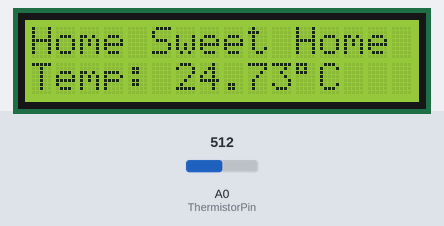
Simulated run of this sketch. Board: Arduino Uno, built with avr-gcc and run on an emulated ATmega328P. Shown: 16×2 character LCD. The test bench sets the inputs (shaded band); at power-on: A0 (ThermistorPin) = 512. What the sketch prints to the serial monitor is not drawn.

Above: at 1.2 s.
1.3 s: A0 (ThermistorPin) set to 380
At 2.2 s:
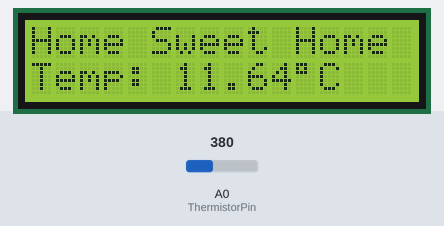
2.9 s: A0 (ThermistorPin) set to 348
At 3.6 s:
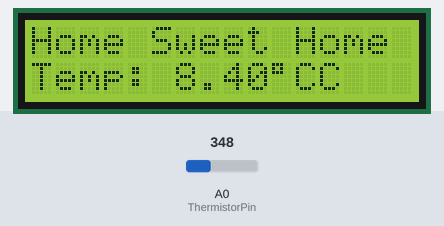
4.5 s: A0 (ThermistorPin) set to 306
At 5.9 s:
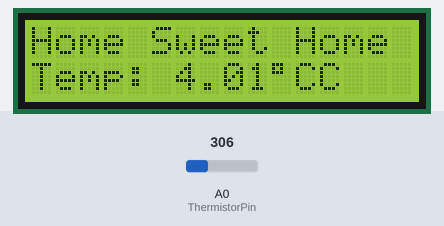
Timing chart, 0 to 7.5 s (numbered marks = the images above; inputs shaded):
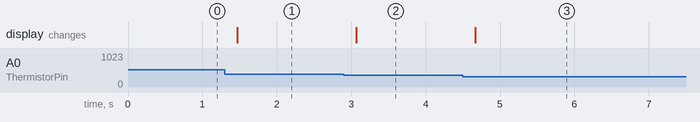

The sketch:

Thermistor_with_LCD.ino
```cpp
#include <Wire.h>
#include <LiquidCrystal_I2C.h>
// initialize the library with the numbers of the interface pins
LiquidCrystal_I2C lcd(0x27, 16, 2);
#define analogPin A0 //the thermistor attach to
#define beta 3950 //the beta of the thermistor
#define resistance 10 //the value of the pull-up resistor
int ThermistorPin = 0;
int Vo;
float R1 = 10000;
float logR2, R2, T, Tc, Tf; //value of each Temerature
float c1 = 1.009249522e-03, c2 = 2.378405444e-04, c3 = 2.019202697e-07;

void setup()
{
  // set up the LCD's number of columns and rows:
  lcd.begin();
  lcd.backlight(); //open the backlight
  Serial.begin(9600);
}
void Drive(float Tc){
  if (Tc > 30.00) {
   //mortor on

  }
  else {
    //motor off

  }
}
void loop()
{
  Vo = analogRead(ThermistorPin);
  R2 = R1 * (1023.0 / (float)Vo - 1.0);
  logR2 = log(R2);
  T = (1.0 / (c1 + c2*logR2 + c3*logR2*logR2*logR2));
  Tc = T - 273.15;
  Tf = (Tc * 9.0)/ 5.0 + 32.0;
  Serial.print("Centigrade ");
  Serial.println(Tc);
  Serial.print("Fahrenheit ");
  Serial.println(Tf);
  Serial.println("");
  // Print a message of "Temp: "to the LCD.
  lcd.setCursor(0, 1);// set the cursor to column 0, line 0
  lcd.print("Temp: "); // Print a message of "Temp: "to the LCD.
  lcd.print(Tc); // Print a centigrade temperature to the LCD.
  // Print the unit of the centigrade temperature to the LCD.
  lcd.write(char(223));
  lcd.print("C");//print the unit" ℃ "
  lcd.setCursor(0, 0);// set the cursor to column 0, line 1
  lcd.print("Home Sweet Home");
//  lcd.print(Tf);// Print a Fahrenheit temperature to the LCD.
//  lcd.write(char(223)); // Print the unit of the Fahrenheit temperature to the LCD.
//  lcd.print(" F");//print the unit"°F"
  delay(200); //wait for 100 milliseconds
}
```

Measured:
- the behaviour switches between 364 and 363 on A0 (ThermistorPin) (found by bisection; images 1 and 2)
- after the input at 1.3 s, the display: changes after 0.17 s (image 1)
- after the input at 2.9 s, the display: changes after 0.17 s (image 2)
- after the input at 4.5 s, the display: changes after 0.17 s (image 3)
